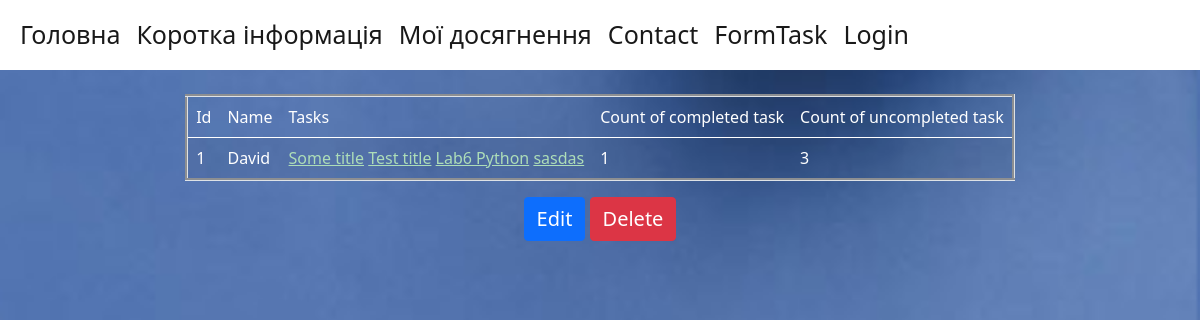
/tasks_bp/employee/1, run on an earlier commit of the app's database.
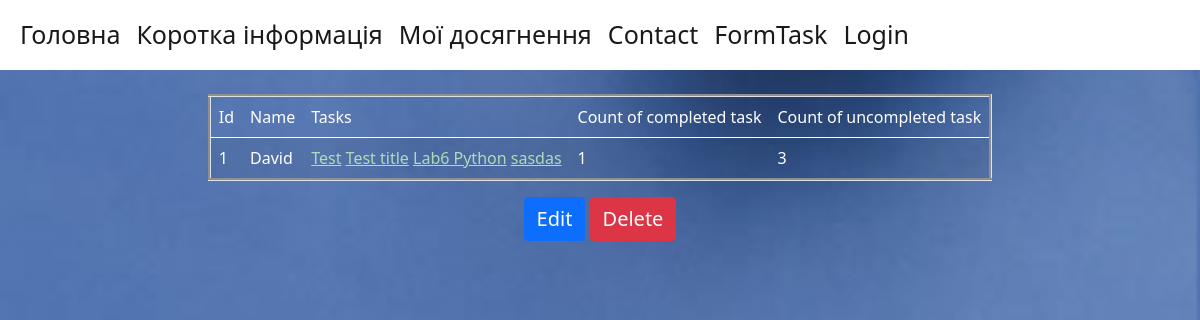
And on a later commit of the database.
### app/task/models.py (models this page shows, shortened)
class Task(db.Model):
    id = db.Column(db.Integer, primary_key=True)
    title = db.Column(db.String(80), nullable=False)
    description = db.Column(db.String(120), nullable=False)
    created = db.Column(db.Date,default=datetime.utcnow())
    priority = db.Column(db.Enum(MyEnum), default='low')
    is_done = db.Column(db.Boolean, default=False)
    category_id = db.Column(db.Integer, db.ForeignKey('category.id'))

### app/task/view.py (the view)
@task_bp.route('/employee/<int:id>', methods=["GET", "POST"])
def employee_show(id):
    employee = Employee.query.get_or_404(id)
    tasks = db.session.query(Task).filter(Task.employee_backref.contains(employee))
    print(tasks)
    return render_template('employee_show.html', employee=employee, tasks=tasks)

### app/task/templates/task/employee_show.html (shortened to what this page needs)
{% extends "base.html" %}
{%block content%}
{%from "_render_field.html" import render_field%}
 <div class="form-wrapper" align="center">
     <br>
     <table class="table table-striped w-auto" border="3" align="center">
  <thead>
    <tr>
        <td class="table_form" scope="col">Id</td>
      <td class="table_form" scope="col">Name</td>
        <td class="table_form" scope="col">Tasks</td>
        <td class="table_form" scope="col">Сount of completed task</td>
        <td class="table_form" scope="col">Сount of uncompleted task</td>
    </tr>
  </thead>
  <tbody>
  <tr>
      <td class="table_form">{{employee.id}}</td>
       <td class="table_form">{{employee.name}}</td>
      <td class="table_form">
          {%for task in tasks.all()%}
              <a class="href_in_background" href="{{url_for('task_bp_in.task')}}/{{task.id}}">{{task.title}}</a>
          {%endfor%}
      </td>
      <td class="table_form">{{employee.count_of_completed_tasks}}</td>
      <td class="table_form">{{tasks.count()-employee.count_of_completed_tasks}}</td>
  </tr>
  </tbody>
</table>
     <a href="{{url_for('task_bp_in.employee')}}/{{ employee.id }}/update" class="btn btn-primary fs-5"> Edit </a>
     <a href="{{url_for('task_bp_in.employee')}}/{{ employee.id }}/delete" class="btn  btn-danger fs-5"> Delete </a>
</div>
{% endblock %}

What changed in the data, as far as the page shows it:
changed Task: title "Some title" → "Test"
